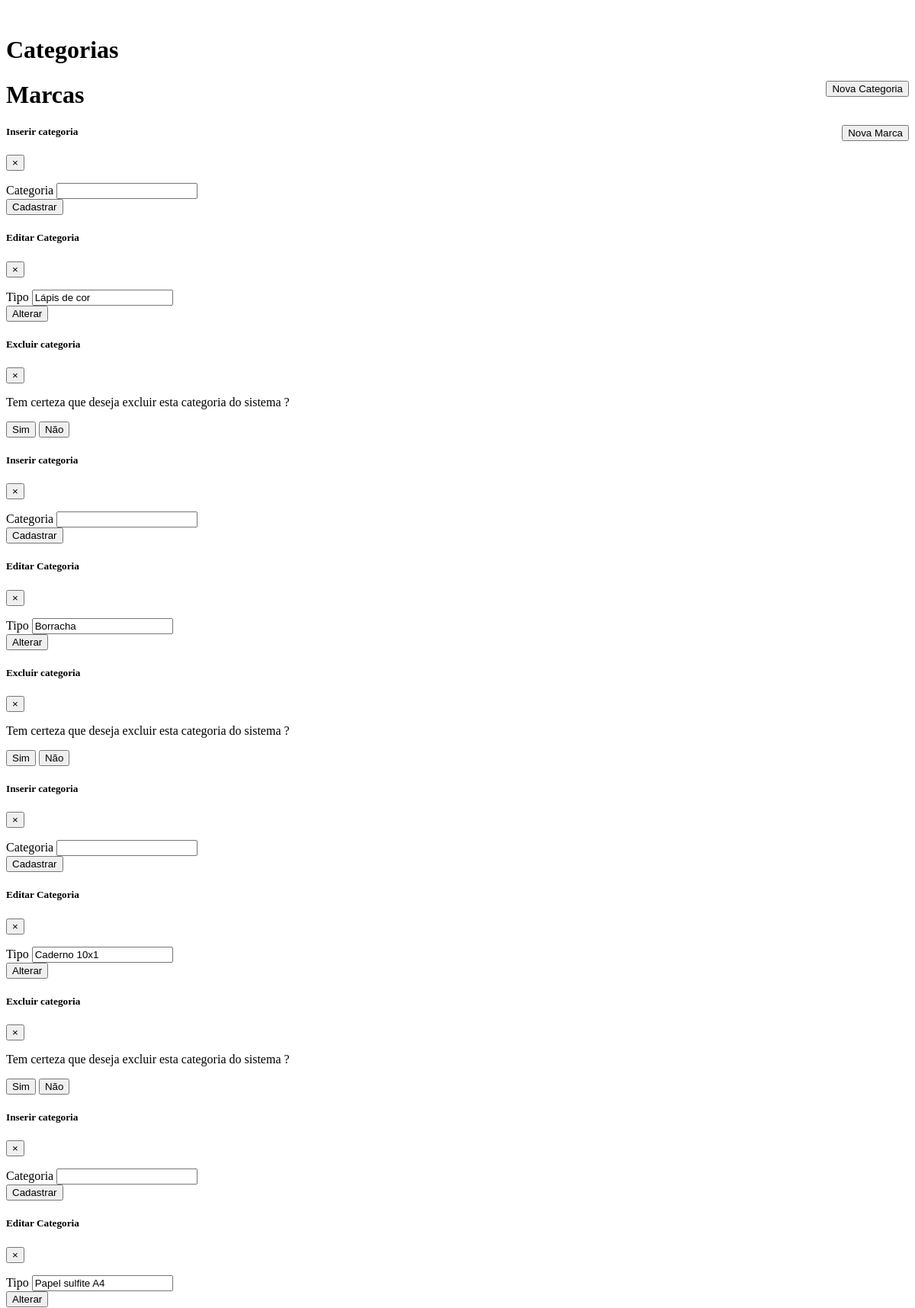
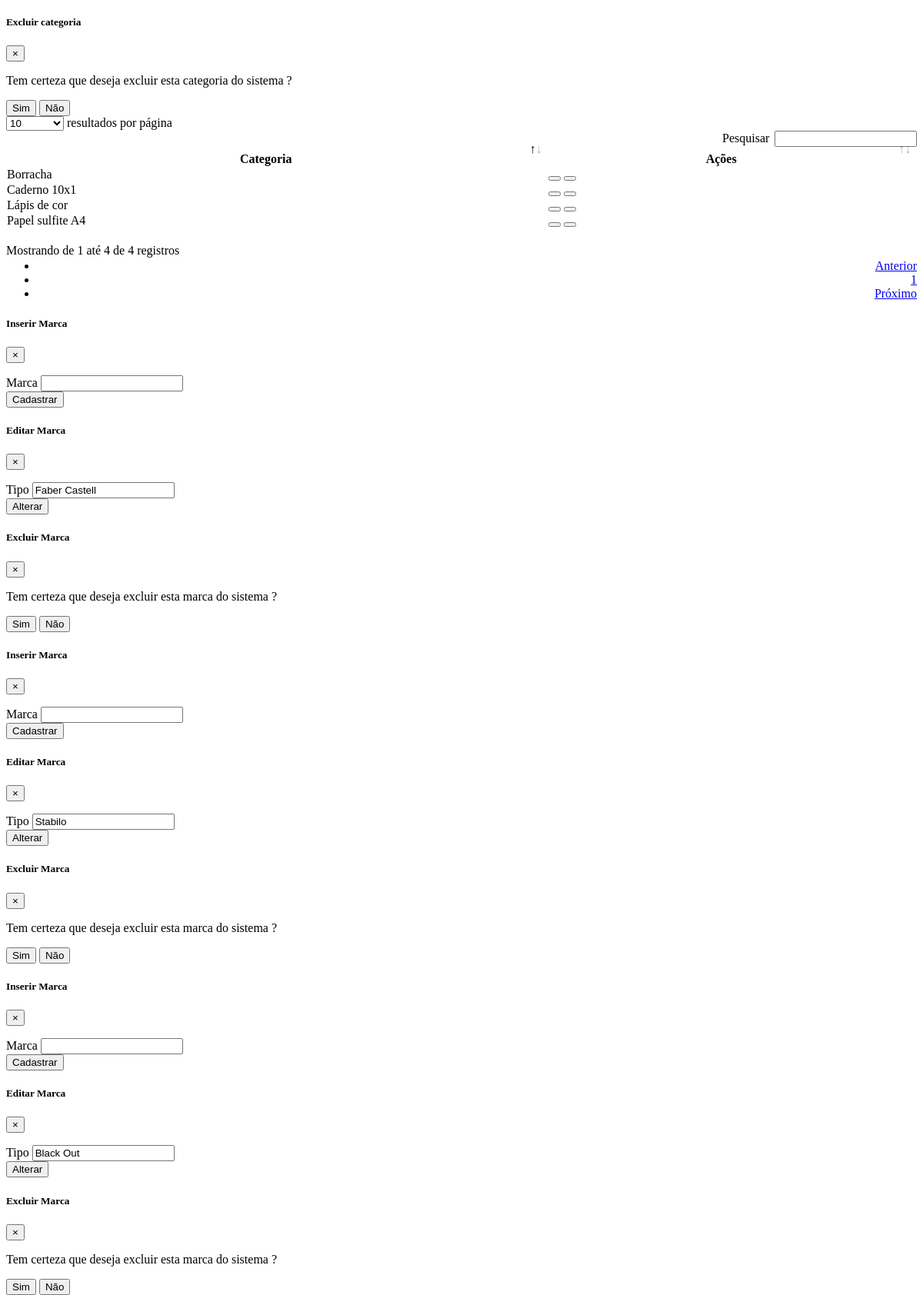
The app's page /Adiministrador/categorias.php (upper part) with its own data (2 pictures, top to bottom).
### tables this page shows
CREATE TABLE `categoria` (
  `id_cat` int(11) NOT NULL,
  `nome_cat` varchar(40) NOT NULL
);

CREATE TABLE `marca` (
  `id_marca` int(11) NOT NULL,
  `marca` varchar(80) NOT NULL
);

### Classes/DAO/AdministrativoDAO.php (called while the page is built, shortened)
<?php
	require_once("..\Classes\Conexao.php");
	class AdministrativoDao {
		   function __construct() {
				$this->con = new Conexao();
				$this->pdo = $this->con->Connect();
			}
				public function retornarInformacoesCAT() {
				try {
					$stmt = $this->pdo->prepare("SELECT id_cat, nome_cat FROM categoria");
					$stmt->execute();
					return $stmt->fetchall(PDO::FETCH_ASSOC);
				} catch (PDOException $ex) {
					echo "ERRO 02: {$ex->getMessage()}";
				}
			}
			public function retornarInformacoesMAR() {
				try {
					$stmt = $this->pdo->prepare("SELECT id_marca, marca FROM marca");
					$stmt->execute();
					return $stmt->fetchall(PDO::FETCH_ASSOC);
				} catch (PDOException $ex) {
					echo "ERRO 02: {$ex->getMessage()}";
				}
			}
	}
?>

### Classes/Conexao.php (called while the page is built, shortened)
<?php
class Conexao {
    public function Connect() {
	try{
        $this->user = "root";
        $this->pass = "1a2b3c4d5e6f@A";
        $this->host = "localhost";
        $this->base = "papelaria";
        $parametros = array(PDO::MYSQL_ATTR_INIT_COMMAND => "SET NAMES UTF8");
        $this->file = "mysql:host=" . $this->host . ";dbname=" . $this->base;
        $this->pdo = new PDO($this->file, $this->user, $this->pass, $parametros);
        $this->pdo->setAttribute(PDO::ATTR_ERRMODE, PDO::ERRMODE_EXCEPTION);
        $this->pdo->setAttribute(PDO::ATTR_EMULATE_PREPARES, false);
        $this->pdo->setAttribute(PDO::ATTR_PERSISTENT, true);
        return $this->pdo;
		}catch(PDOException $ex){
		echo "Erro no sistema" . $ex->getMessage();
		}
    }
}
?>

### Adiministrador/categorias.php (the view, shortened to what this page needs)
		<?php
			require_once("../Classes/DAO/AdministrativoDAO.php");
			$administrativoDao = new AdministrativoDAO();
		?>
<div >
  <br>
</div>
    <div class="section" id="listarCategorias">
        <div class="container">
            <div class="row ">
               <div class="col-md-3">
                  <h1>
                      <i class="fa fa-fw fa-users"></i>Categorias</h1>
               </div>
               <div class="col-md-3">
                      <div class="btn-group btn-group-justified"  style='float: right;'>
                         <button  class="btn btn-primary" data-toggle="modal" data-target="#modal_inserir" >
			                         <i class="fa fa-fw fa-plus"></i>Nova Categoria
			                   </button>
                       </div>
               </div>
               <div class="col-md-3">
                    <h1>
                        <i class="fa fa-fw fa-users"></i>Marcas</h1>
              </div>
              <div class="col-md-3">
                  <div class="btn-group btn-group-justified" style='float: right;'>
                      <button  class="btn btn-primary" data-toggle="modal" data-target="#modal_inserirMar">
                          <i class="fa fa-fw fa-plus"></i>Nova Marca
                      </button>
                  </div>
              </div>
            </div>
        </div>
    </div>
    <div class="section">
        <div class="container">
             <div class="row">
                  <div class="col-md-6">
                      <table class="table table-striped table-bordered" id="id_listarCategorias" cellspacing="0" width="100%">
                        <thead>
                            <tr>
                    					<th>Categoria</th>
                    					<th>Ações</th>
                            </tr>
                        </thead>
                        <tbody>
                        <?php
                        	foreach($administrativoDao->retornarInformacoesCAT() as $consulta ){
                        ?>
                            <tr>
                              <td><?=$consulta["nome_cat"];?></td>
                              <td>
      					                   <button type="button" data-toggle="modal" data-target="#modal_editar<?=$consulta["id_cat"];?>">
      					                   </button>
                          					<button type="button" data-toggle="modal" data-target="#modal_excluir<?=$consulta["id_cat"];?>">
                          					</button>
                              </td>
                            </tr>
               <div class="modal" id="modal_inserir">
                  <div class="modal-dialog" role="document">
                    <div class="modal-content">
                      <div class="modal-header" >
                        <h5 class="modal-title">Inserir categoria</h5>
                        <button type="button" class="close" data-dismiss="modal">
                          <span>×</span>
                        </button>
                      </div>
                      <div class="modal-body">
                        <form class="" method="post">
                          <div class="form-group">
                            <label>Categoria</label>
                            <input type="text" class="form-control" name="txtNome" maxlength="40" required> </div>
                      </div>
                      <div class="modal-footer">
                        <button type="submit" class="btn btn-primary" name="btnCadastrar">Cadastrar</button>
                      </div>
                    </div>
                  </div>
                </div>
                <div class="modal" id="modal_editar<?=$consulta["id_cat"];?>">
                    <div class="modal-dialog" role="document">
                      <div class="modal-content">
                        <div class="modal-header">
                          <h5 class="modal-title">Editar Categoria</h5>
                          <button type="button" class="close" data-dismiss="modal">
                            <span>×</span>
                          </button>
                        </div>
                        <div class="modal-body">
                          <form class="" method="post">
                            <div class="form-group">
                              <label>Tipo</label>
                              <input type="text" class="form-control" maxlength="80" name="txtNome" value="<?=$consulta["nome_cat"];?>"> </div>
                        </div>
                        <div class="modal-footer">
                          <button type="submit" class="btn btn-primary" name="btnAlterar" >Alterar</button>
                        </div>
                      </div>
                    </div>
                  </div>
                  <div class="modal" id="modal_excluir<?=$consulta["id_cat"];?>">
                    <div class="modal-dialog" role="document">
                      <div class="modal-content">
                        <div class="modal-header">
                          <h5 class="modal-title">Excluir categoria</h5>
                          <button type="button" class="close" data-dismiss="modal">
                            <span>×</span>
                          </button>
                        </div>
                        <div class="modal-body">
                          <p>Tem certeza que deseja excluir esta categoria do sistema ?</p>
                        </div>
                		 <form class="" method="post">
                        <div class="modal-footer">
                          <button type="submit" class="btn btn-primary" name="btnExcluir">Sim</button>
                          <button type="button" class="btn btn-secondary" data-dismiss="modal">Não</button>
                		  </form>
                        </div>
                      </div>
                    </div>
                  </div>
<?php
	}
?>
                <div class="col-md-6">
                    <table class="table table-striped table-bordered" id="id_listarMarcas" cellspacing="0" width="100%">
                        <tbody>
                        <?php
                          foreach($administrativoDao->retornarInformacoesMAR() as $consultaMar ){
                        ?>
               <div class="modal" id="modal_inserirMar">
                  <div class="modal-dialog" role="document">
                    <div class="modal-content">
                      <div class="modal-header" >
                        <h5 class="modal-title">Inserir Marca</h5>
                        <button type="button" class="close" data-dismiss="modal">
                          <span>×</span>
                        </button>
                      </div>
                      <div class="modal-body">
                        <form class="" method="post">
                          <div class="form-group">
                            <label>Marca</label>
                            <input type="text" class="form-control" name="txtMarca" maxlength="40" required> </div>
                      </div>
                      <div class="modal-footer">
                        <button type="submit" class="btn btn-primary" name="btnCadastrarMar">Cadastrar</button>
                      </div>
                    </div>
                  </div>
                </div>
                <div class="modal" id="modal_editarMar<?=$consultaMar["id_marca"];?>">
                    <div class="modal-dialog" role="document">
                      <div class="modal-content">
                        <div class="modal-header">
                          <h5 class="modal-title">Editar Marca</h5>
                          <button type="button" class="close" data-dismiss="modal">
                            <span>×</span>
                          </button>
                        </div>
                        <div class="modal-body">
                          <form class="" method="post">
                            <div class="form-group">
                              <label>Tipo</label>
                              <input type="text" class="form-control" maxlength="80" name="txtMarca" value="<?=$consultaMar["marca"];?>"> </div>
                        </div>
                        <div class="modal-footer">
                          <button type="submit" class="btn btn-primary" name="btnAlterarMar" >Alterar</button>
                        </div>
                      </div>
                    </div>
                  </div>
                  <div class="modal" id="modal_excluirMar<?=$consultaMar["id_marca"];?>">
                    <div class="modal-dialog" role="document">
                      <div class="modal-content">
                        <div class="modal-header">
                          <h5 class="modal-title">Excluir Marca</h5>
                          <button type="button" class="close" data-dismiss="modal">
                            <span>×</span>
                          </button>
                        </div>
                        <div class="modal-body">
                          <p>Tem certeza que deseja excluir esta marca do sistema ?</p>
                        </div>
                     <form class="" method="post">
                        <div class="modal-footer">
                          <button type="submit" class="btn btn-primary" name="btnExcluirMar">Sim</button>
                          <button type="button" class="btn btn-secondary" data-dismiss="modal">Não</button>
                      </form>
                        </div>
                      </div>
                    </div>
                  </div>
<?php
  }
?>
	<link rel="stylesheet" href="css/DataTable2.css">

### Adiministrador/css/DataTable2.css (style rules this page uses)
table.dataTable { clear:both;margin-top:6px !important;margin-bottom:6px !important;max-width:none !important;border-collapse:separate !important }
table.dataTable td,table.dataTable th { -webkit-box-sizing:content-box;box-sizing:content-box }
table.dataTable thead>tr>th.sorting_asc,table.dataTable thead>tr>th.sorting_desc,table.dataTable thead>tr>th.sorting,table.dataTable thead>tr>td.sorting_asc,table.dataTable thead>tr>td.sorting_desc,table.dataTable thead>tr>td.sorting { padding-right:30px }
table.dataTable thead .sorting,table.dataTable thead .sorting_asc,table.dataTable thead .sorting_desc,table.dataTable thead .sorting_asc_disabled,table.dataTable thead .sorting_desc_disabled { cursor:pointer;position:relative }
table.dataTable thead .sorting:before,table.dataTable thead .sorting:after,table.dataTable thead .sorting_asc:before,table.dataTable thead .sorting_asc:after,table.dataTable thead .sorting_desc:before,table.dataTable thead .sorting_desc:after,table.dataTable thead .sorting_asc_disabled:before,table.dataTable thead .sorting_asc_disabled:after,table.dataTable thead .sorting_desc_disabled:before,table.dataTable thead .sorting_desc_disabled:after { position:absolute;bottom:0.9em;display:block;opacity:0.3 }
table.dataTable thead .sorting:before,table.dataTable thead .sorting_asc:before,table.dataTable thead .sorting_desc:before,table.dataTable thead .sorting_asc_disabled:before,table.dataTable thead .sorting_desc_disabled:before { right:1em;content:"\2191" }
table.dataTable thead .sorting:after,table.dataTable thead .sorting_asc:after,table.dataTable thead .sorting_desc:after,table.dataTable thead .sorting_asc_disabled:after,table.dataTable thead .sorting_desc_disabled:after { right:0.5em;content:"\2193" }
table.dataTable thead .sorting_asc:before,table.dataTable thead .sorting_desc:after { opacity:1 }
table.table-bordered.dataTable th,table.table-bordered.dataTable td { border-left-width:0 }
table.table-bordered.dataTable th:last-child,table.table-bordered.dataTable th:last-child,table.table-bordered.dataTable td:last-child,table.table-bordered.dataTable td:last-child { border-right-width:0 }
table.table-bordered.dataTable tbody th,table.table-bordered.dataTable tbody td { border-bottom-width:0 }

### records on screen
categoria: nome_cat "Lápis de cor", txtNome "Lápis de cor"
categoria: nome_cat "Borracha", txtNome "Borracha"
categoria: nome_cat "Caderno 10x1", txtNome "Caderno 10x1"
categoria: nome_cat "Papel sulfite A4", txtNome "Papel sulfite A4"
marca: txtMarca "Faber Castell"
marca: txtMarca "Stabilo"
marca: txtMarca "Black Out"
